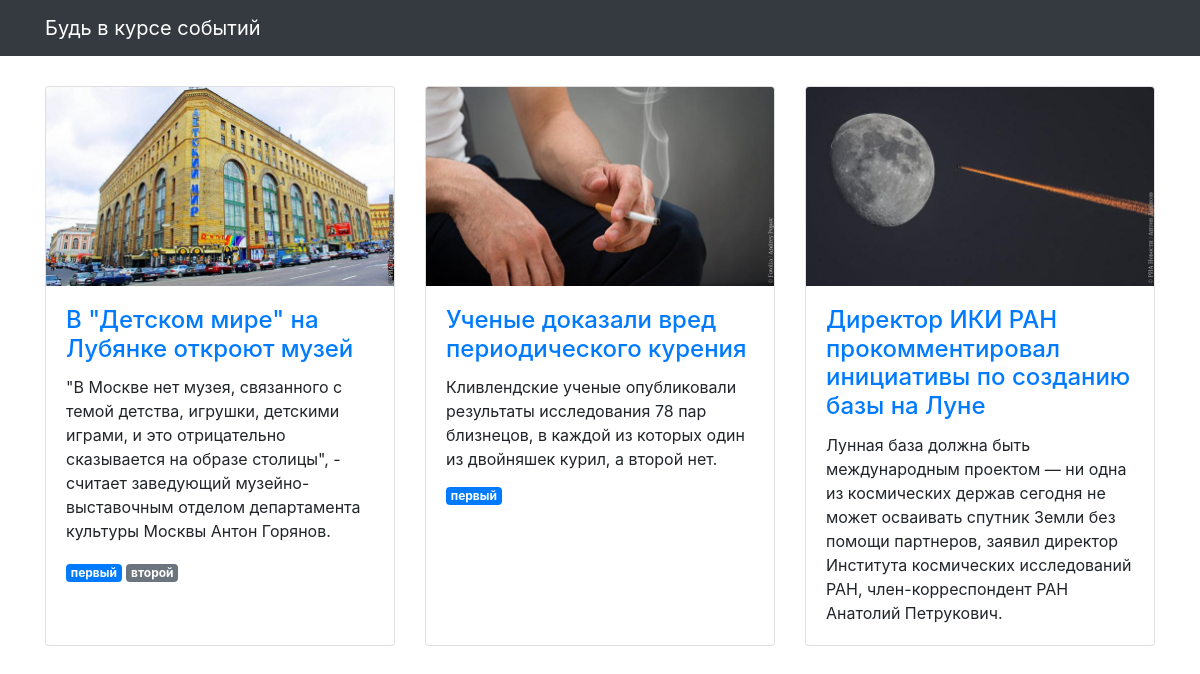
The page / on the database its author committed.
### articles/models.py (models this page shows, shortened)
class Article(models.Model):
    title = models.CharField(max_length=256, verbose_name='Название', db_index=True)
    text = models.TextField(verbose_name='Текст')
    published_at = models.DateTimeField(verbose_name='Дата публикации')
    image = models.ImageField(null=True, blank=True, verbose_name='Изображение',)
    scopes = models.ManyToManyField('Section', through='ArticleSection', related_name='relations')
    class Meta:
        verbose_name = 'Статья'
        verbose_name_plural = 'Статьи'

class ArticleSection(models.Model):
    article = models.ForeignKey(Article, on_delete=models.CASCADE)
    section = models.ForeignKey('Section', on_delete=models.CASCADE)
    is_main = models.BooleanField(verbose_name='Основной раздел')
    class Meta:
        ordering = ['section']

class Section(models.Model):
    name = models.CharField(max_length=256, verbose_name='Наименование раздела')
    orderding = ['name']
    class Meta:
        verbose_name = 'Раздел'
        verbose_name_plural = 'Разделы'
        ordering = ['name']
    def __str__(self):
        return self.name

### articles/views.py (the view)
# urls.py: path('', articles_list, name='articles'),
def articles_list(request):
    template = 'articles/news.html'
    ordering = '-published_at'
    articles = Article.objects.prefetch_related('scopes').order_by(ordering)
    for article in articles:
        for scope in article.scopes.all():
            articleset = scope.articlesection_set.get(article=article)
            scope.is_main = articleset.is_main
    context = {'object_list': articles}
    return render(request, template, context)

### templates/articles/news.html (shortened to what this page needs)
{% extends "articles/base.html" %}
{% load static %}
{% block content %}
<div class="row">
  {% for article in object_list %}
  <div class="col-lg-4 col-sm-6 portfolio-item">
    <div class="card h-100">
      <a href="#"><img class="card-img-top" src="{% get_media_prefix %}{{ article.image }}" alt=""></a>
      <div class="card-body">
        <h4 class="card-title">
          <a href="#">{{ article.title }}</a>
        </h4>
        <p class="card-text">{{ article.text }}</p>
        {% for scope in article.articlesection_set.all %}
            {% if scope.is_main %}
              <span class="badge badge-primary">{{ scope.section }}</span>
            {% endif %}
        {% endfor %}
        {% for scope in article.articlesection_set.all %}
            {% if not scope.is_main %}
              <span class="badge badge-secondary">{{ scope.section }}</span>
            {% endif %}
        {% endfor %}
      </div>
    </div>
  </div>
  {% endfor %}
</div>
{% endblock %}

### templates/articles/base.html (shortened to what this page needs)
{% load static %}
<html lang="ru">
<head>
  <link href="{% static  "css/bootstrap.min.css" %}" rel="stylesheet">
  <link href="{% static  "css/3-col-portfolio.css" %}" rel="stylesheet">
</head>
<body>
<nav class="navbar navbar-expand-lg navbar-dark bg-dark fixed-top">
  <div class="container">
    <a class="navbar-brand" href="#">Будь в курсе событий</a>
  </div>
</nav>
<div class="container">{% block content %}{% endblock %}</div>
</body>
</html>

### static/css/3-col-portfolio.css (style rules this page uses)
body { padding-top: 84px; padding-bottom: 84px; }
@media (min-width: 992px) { body { padding-top: 86px; padding-bottom: 86px; } }

### rows shown on the page
Article: image (picture), title "В \"Детском мире\" на Лубянке откроют музей", text "\"В Москве нет музея, связанного с темой детства, игрушки, детскими играми, и это отрицательно сказывается на образе столицы\", - считает заведующий музейно-выставочным отделом департамента культуры Москвы Антон Горянов."
ArticleSection: section "первый"
ArticleSection: section "второй"
Article: image (picture), title "Ученые доказали вред периодического курения", text "Кливлендские ученые опубликовали результаты исследования 78 пар близнецов, в каждой из которых один из двойняшек курил, а второй нет."
ArticleSection: section "первый"
Article: image (picture), title "Директор ИКИ РАН прокомментировал инициативы по созданию базы на Луне", text "Лунная база должна быть международным проектом — ни одна из космических держав сегодня не может осваивать спутник Земли без помощи партнеров, заявил директор Института космических исследований РАН, член-корреспондент РАН Анатолий Петрукович."
